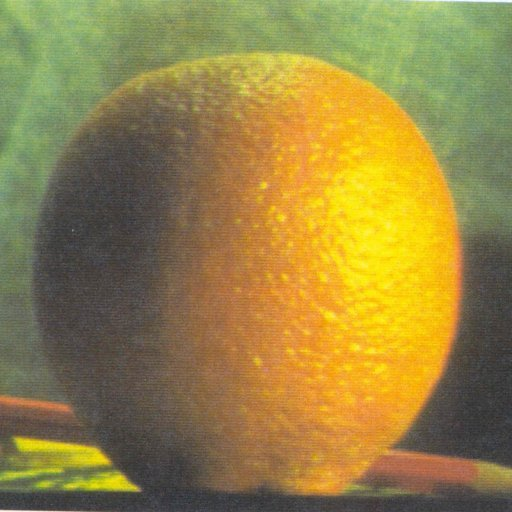
%> input picture vision/Laplacian/orange.png, 512 x 512 px
$ octave collapse.m   (GNU Octave 9; MATLAB toolbox functions it lacks are replaced by stand-ins)
%> lines starting %> are read from the running program, lines starting %| are printed output that depends on the picture
clear all;
clc;


% we load the two images we will blend
A = im2double(imread('orange.png'));
B = im2double(imread('apple.png'));
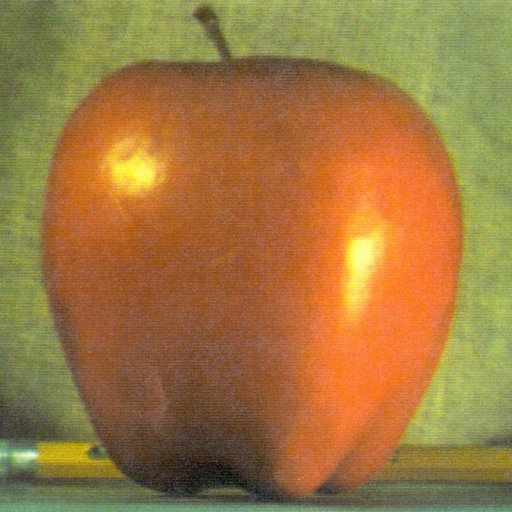
%> input picture vision/Laplacian/apple.png, 512 x 512 px

% mask that defines the blending region
R = zeros(512,512); R(:,257:512)=1;

% depth of the pyramids
depth = 5;

% 1) we build the Laplacian pyramids of the two images
LA = laplacianpyr(A,depth);
%> the loop in gausspyr, `for i = 1:depth` made 5 passes
%> pass 3, in reduce (call 2), `nI=imfilter(I,h,'conv');`:
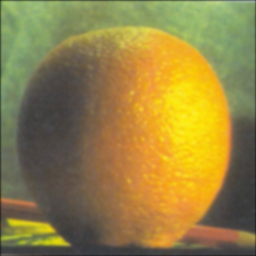
%> nI: size 256x256x3 double; mean R, G, B 0.586, 0.514, 0.269
%> after the loop in gausspyr, `for i = 1:depth`: G = 5 items
%> the loop in laplacianpyr, `for i = 1:depth` made 5 passes
%> (nr in expand, nc in expand) on passes 1 to 4: (256, 256), (128, 128), (64, 64), (32, 32)
%> LA = 5 items
LB = laplacianpyr(B,depth);
%> the loop in gausspyr (call 2), `for i = 1:depth` made 5 passes
%> pass 3, in reduce (call 6), `nI=imfilter(I,h,'conv');`:
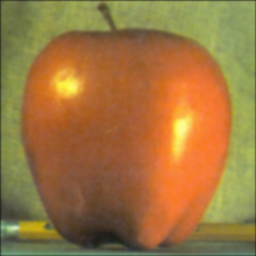
%> nI: size 256x256x3 double; mean R, G, B 0.62, 0.465, 0.251
%> the loop in laplacianpyr (call 2), `for i = 1:depth` made 5 passes
%> pass 2, in expand (call 6), `g=4*imfilter(J,h,'conv');`:
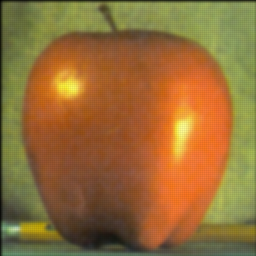
%> g: size 256x256x3 double; mean R, G, B 0.617, 0.462, 0.249; drawn with min black and max white
%> pass 3, in expand (call 7), `g=4*imfilter(J,h,'conv');`:
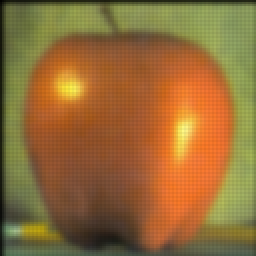
%> g: size 128x128x3 double (shown 2 times larger); mean R, G, B 0.61, 0.454, 0.244; drawn with min black and max white
%> LB = 5 items

% 2) we build the Gaussian pyramid of the selected region
GR = gausspyr(R,depth);

% 3) we combine the two pyramids using the nodes of GR as weights
[LS] = combine(LA, LB, GR);
%> in combine, `depth = numel(LA);`: depth = 5
%> in combine, `LS = cell(1,depth);`: LS = {[], [], [], [], []}
%> the loop in combine, `for i = 1:depth` made 5 passes
%> after the loop in combine, `for i = 1:depth`: LS = 5 items
%> LS = 5 items

% 4) we collapse the output pyramid to get the final blended image
Ib = collapse1(LS);

% visualization of the result
imshow(Ib);


function I = collapse1(L)

    % Input:
    % L: the Laplacian pyramid of an image
    % Output:
    % I: Recovered image from the Laplacian pyramid

    % Please follow the instructions to fill in the missing commands.

    depth = numel(L);

    % 1) Recover the image that is encoded in the Laplacian pyramid
    for i = depth:-1:1
        if i == depth
            % Initialization of I with the smallest scale of the pyramid
            I = L{depth};
        else
            % The updated image I is the sum of the current level of the
            % pyramid, plus the expanded version of the current image I.
            I = L{i}+expand(I);
        end
    end
%> this loop made 5 passes
%> (i, nr in expand, nc in expand) on passes 2, 4, 5: (4, 32, 32), (2, 128, 128), (1, 256, 256)
%> i on pass 1: 5
%> pass 2, in collapse1, `I = L{i}+expand(I);`:
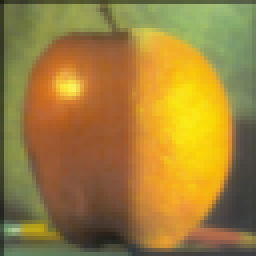
%> I: size 64x64x3 double (shown 4 times larger); mean R, G, B 0.622, 0.501, 0.23
%> after the loop:
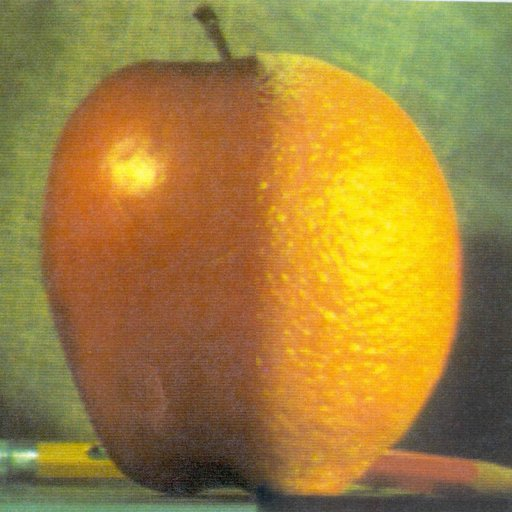
%> I: size 512x512x3 double; mean R, G, B 0.626, 0.506, 0.235

end


function [LS] = combine(LA, LB, GR)

    % Input:
    % LA: the Laplacian pyramid of the first image
    % LB: the Laplacian pyramid of the second image
    % GR: Gaussian pyramid of the selected region
    % Output:
    % LS: Combined Laplacian pyramid

    % Please follow the instructions to fill in the missing commands.

    depth = numel(LA);
    LS = cell(1,depth);

    % 1) Combine the Laplacian pyramids of the two images.
    % For every level d, and every pixel (i,j) the output for the
    % combined Laplacian pyramid is of the form:
    % LS(d,i,j) = GR(d,i,j)*LA(d,i,j) + (1-GR(d,i,j))*LB(d,i,j)
    for i = 1:depth
        % Put your code here

              LS{i} = GR{i}.*LA{i}+(1-GR{i}).*LB{i};

    end
end


function L = laplacianpyr(I,depth)

    % Input:
    % I: the input image
    % depth: number of levels of the Laplacian pyramid
    % Output:
    % L: a cell containing all the levels of the Laplacian pyramid

    % Please follow the instructions to fill in the missing commands.

    L = cell(1,depth);

    % 1) Create a Gaussian pyramid
    % Use the function you already created.
    G=gausspyr(I,depth);

    % 2) Create a pyramid, where each level is the corresponding level of
    % the Gaussian pyramid minus the expanded version of the next level of
    % the Gaussian pyramid.
    % Remember that the last level of the Laplacian pyramid is the same as
    % the last level of the Gaussian pyramid.


    for i = 1:depth
        if i < depth
            L{i} = G{i} - expand(G{i+1});% same level of Gaussian pyramid minus the expanded version of next level
        else
            L{i} = G{i};% same level of Gaussian pyramid
        end
    end

end

function G = gausspyr(I,depth)

    % Input:
    % I: the input image
    % depth: number of levels of the Gaussian pyramid
    % Output:
    % G: a cell containing all the levels of the Gaussian pyramid

    % Please follow the instructions to fill in the missing commands.

    G = cell(1,depth);

    % 1) Create a pyramid, where the first level is the original image
    % and every subsequent level is the reduced version of the previous level
    for i = 1:depth
        if i == 1
            G{i} = I ; % original image
        else
            G{i} = reduce(G{i-1});  % reduced version of the previous level
        end
    end

end

function g = reduce(I)

    % Add your code from the previous step

    h=fspecial('gaussian',[5,5],1);

    % 2) Convolve the input image with the filter kernel (MATLAB command imfilter)
    % Tip: Use the default settings of imfilter
    nI=imfilter(I,h,'conv');


    % 3) Subsample the image by a factor of 2
    % i.e., keep only 1st, 3rd, 5th, .. rows and columns
    [nr,nc,nb]=size(nI);
    g=zeros(ceil(nr./2),ceil(nc./2),nb);
    r=ceil(nr./2);c=ceil(nc./2);
    for i=1:r
        for j=1:c
            for b=1:nb
                g(i,j,b)=nI(2*i-1,2*j-1,b);
            end
        end
    end

end

function g = expand(I)

    % Add your code from the previous step


    % Input:
    % I: the input image
    % Output:
    % g: the image after the expand operation

    % Please follow the instructions to fill in the missing commands.

    % 1) Create the expanded image.
    % The new image should be twice the size of the original image.
    % So, for an n x n image you will create an empty 2n x 2n image
    % Fill every second row and column with the rows and columns of the original image
    % i.e., 1st row of I -> 1st row of expanded image
    %       2nd row of I -> 3rd row of expanded image
    %       3rd row of I -> 5th row of expanded image, and so on

    [nr,nc,nb]=size(I);
    J=zeros(2*nr,2*nc,nb);
    for i=1:nr
        for j=1:nc
            for b=1:nb
                J(2*i,2*j,b)=I(i,j,b);
            end
        end
    end


    % 2) Create a Gaussian kernel of size 5x5 and
    % standard deviation equal to 1 (MATLAB command fspecial)
    h=fspecial('gaussian',[5,5],1);

    % 3) Convolve the input image with the filter kernel (MATLAB command imfilter)
    % Tip: Use the default settings of imfilter
    % Remember to multiply the output of the filtering with a factor of 4

    g=4*imfilter(J,h,'conv');


end
